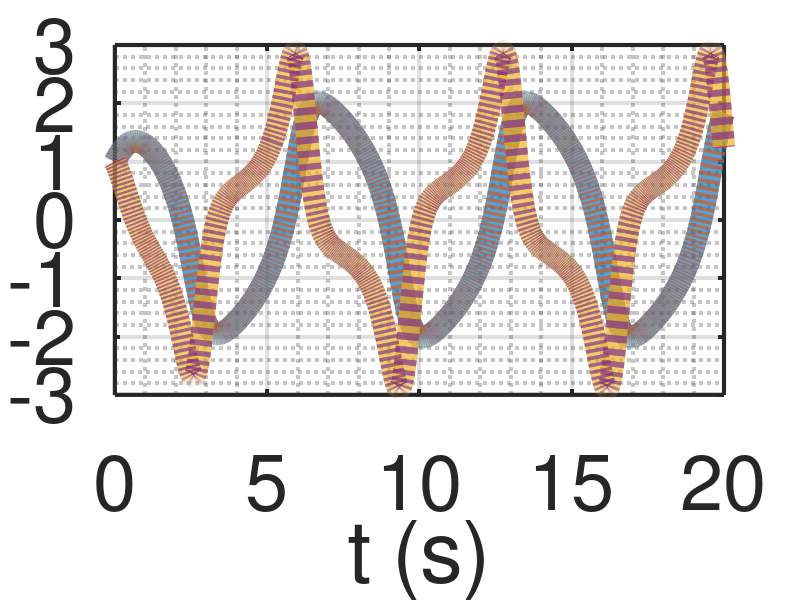
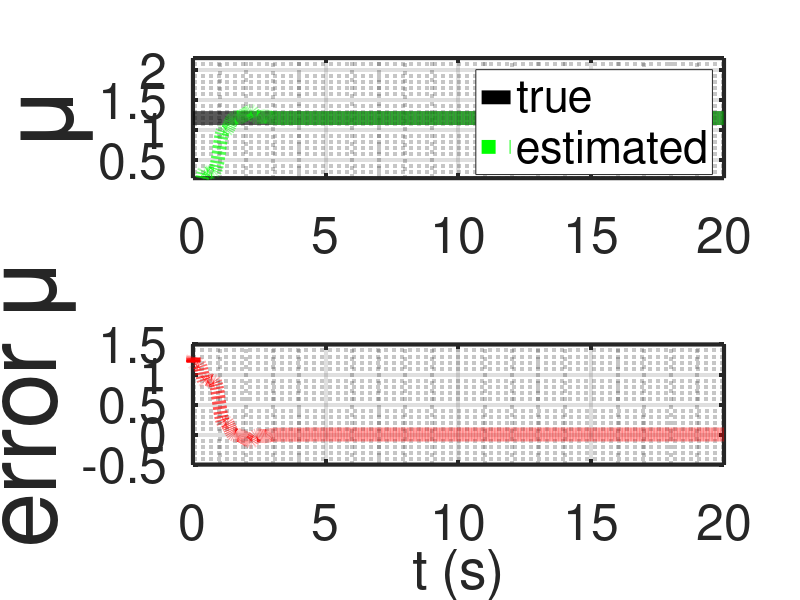
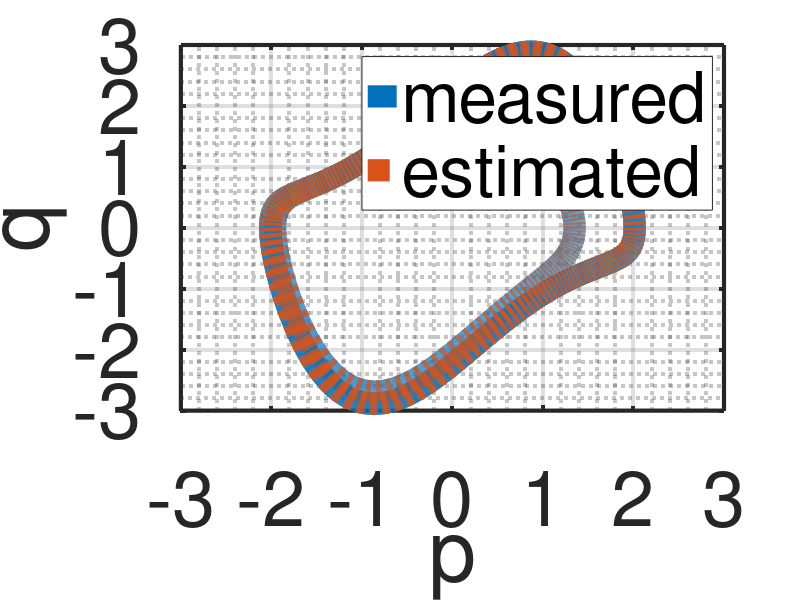

MATLAB code to generate these figures, in order: (Note: this script raises an error after producing the figures.)
%% Research code by Agus Hasan

clear;
clc;

%% time horizon
tf  = 20;
dt  = 0.001;
t   = dt:dt:tf;

%% number of variables and coefficients
n = 2;
r = 18;

%% system description
A = eye(n);
C = eye(n);

%% noise
R = 0;

%% state initialization
x        = [1;1];
xbar     = x;%zeros(n,1);
y        = x;zeros(n,1);
thetabar = zeros(r,1);
 
%% true parameters
mu = 1.2;

%% initial control inputs
%u     = [10 1]';

%% for plotting
%uArray          = [];
xArray          = [];
xbarArray       = [];
yArray          = [];
thetabarArray   = [];

%% Initialization for estimator

lambdav = 0.995;
lambdat = 0.999;
Rx      = 1*eye(n);
Rt      = 1*eye(n);
Px      = 0.1*eye(n);
Pt      = 0.1*eye(r);
Gamma   = 1*zeros(n,r);

%% simulation
for i=1:(tf/dt)

    %uArray         = [uArray u];
    xArray         = [xArray x];
    xbarArray      = [xbarArray xbar];    
    yArray         = [yArray y];
    thetabarArray  = [thetabarArray thetabar]; 
    
    x = A*x+dt*[x(2);mu*(1-x(1)^2)*x(2)-x(1)];
    y = C*x+dt*R^2*randn(n,1);

    Phi = [y(1) y(2) y(1)^2 y(2)^2 y(1)*y(2) y(1)^3 y(2)^3 y(1)^2*y(2) y(1)*y(2)^2 zeros(9,1)';
           zeros(9,1)' y(1) y(2) y(1)^2 y(2)^2 y(1)*y(2) y(1)^3 y(2)^3 y(1)^2*y(2) y(1)*y(2)^2];
    
    % Estimation using adaptive observer
    Kx = Px*C'*inv(C*Px*C'+Rx);
    Kt = Pt*Gamma'*C'*inv(C*Gamma*Pt*Gamma'*C'+Rt);
    Gamma = (eye(n)-Kx*C)*Gamma;

    xbar = xbar+(Kx+Gamma*Kt)*(y-C*xbar);
    thetabar = thetabar-Kt*(y-C*xbar);

    xbar = A*xbar+Phi*thetabar;
    thetabar = thetabar;

    Px = (1/lambdav)*eye(n)*(eye(n)-Kx*C)*Px*eye(n);
    Pt = (1/lambdat)*(eye(r)-Kt*C*Gamma)*Pt;
    Gamma = eye(n)*Gamma-Phi;

end

figure(1)
plot(t,yArray(1,:),'-','LineWidth',16);
hold on;
plot(t,xbarArray(1,:),':','LineWidth',16)
hold on;
plot(t,yArray(2,:),'-','LineWidth',16);
hold on;
plot(t,xbarArray(2,:),':','LineWidth',16)
set(gca,'color','white','LineWidth',3,'FontSize',56)
%legend('true # of prey','estimated # of prey','true # of predator','estimated # of predator')
grid on;
grid minor;
%ylabel('# of population')
xlabel('t (s)')

figure(2)
subplot(2,1,1)
plot(t,mu*ones(1,length(t)),'-k','LineWidth',10);
hold on;
plot(t,thetabarArray(11,:)/dt,':g','LineWidth',10);
set(gca,'color','white','LineWidth',3,'FontSize',36)
legend('true','estimated')
grid on;
grid minor;
ylim([mu-1 mu+1])
ylabel('\mu','FontSize',72)
subplot(2,1,2)
plot(t,mu*ones(1,length(t))-thetabarArray(11,:)/dt,':r','LineWidth',10);
set(gca,'color','white','LineWidth',3,'FontSize',36)
grid on;
grid minor;
ylabel('error \mu','FontSize',72)
xlabel('t (s)')

figure(3)
plot(yArray(1,:),yArray(2,:),'-','LineWidth',16);
hold on;
plot(xbarArray(1,:),xbarArray(2,:),':','LineWidth',16)
set(gca,'color','white','LineWidth',3,'FontSize',56)
legend('measured','estimated')
grid on;
grid minor;
ylabel('q')
xlabel('p')

Coeff = round([(1/dt)*thetabar(1:(r/n),end)'; (1/dt)*thetabar((r/n)+1:2*(r/n),end)'; (1/dt)*thetabar(2*(r/n)+1:r,end)'],2)
